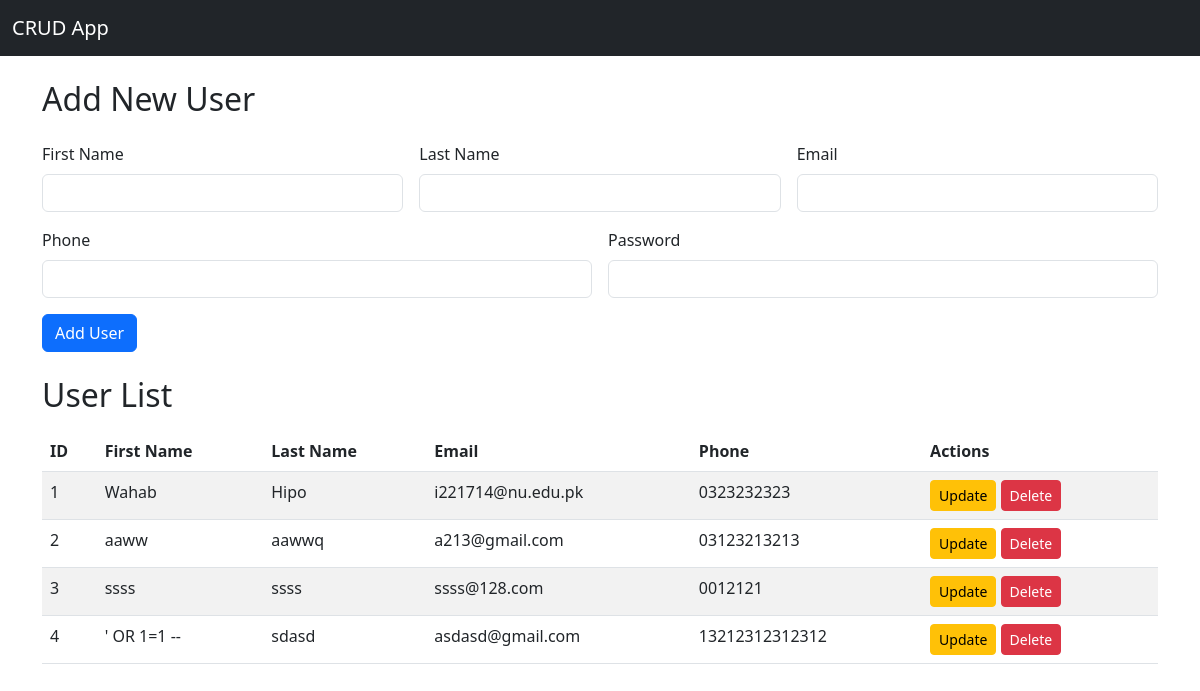
The page / on the database its author committed.
### app.py (models this page shows)
class User(db.Model):
    id = db.Column(db.Integer, primary_key=True)
    first_name = db.Column(db.String(100), nullable=False)
    last_name = db.Column(db.String(100), nullable=False)
    email = db.Column(db.String(120), unique=True, nullable=False)
    phone = db.Column(db.String(20), nullable=False)
    password_hash = db.Column(db.String(128), nullable=False)

### app.py (the view)
@app.route('/')
def index():
    users = User.query.all()
    form = UserForm()
    return render_template('index.html', users=users, form=form)

### app.py
class UserForm(FlaskForm):
    first_name = StringField('First Name', validators=[DataRequired(), Length(min=2, max=100)])
    last_name = StringField('Last Name', validators=[DataRequired(), Length(min=2, max=100)])
    email = StringField('Email', validators=[DataRequired(), Email()])
    phone = StringField('Phone', validators=[DataRequired(), Length(min=7, max=20)])
    password = PasswordField('Password', validators=[DataRequired(), Length(min=8)])
    submit = SubmitField('Add User')

### templates/index.html (shortened to what this page needs)
<!DOCTYPE html>
<html lang="en">
<head>
    <link href="https://cdn.jsdelivr.net/npm/bootstrap@5.3.0/dist/css/bootstrap.min.css" rel="stylesheet">
</head>
<body>
<nav class="navbar navbar-expand-lg navbar-dark bg-dark mb-4">
  <div class="container-fluid">
    <a class="navbar-brand" href="/">CRUD App</a>
  </div>
</nav>
<div class="container">
    <h2 class="mb-4">Add New User</h2>
    <form action="/add" method="POST" class="mb-4">
        <div class="row g-3">
            <div class="col-md-4">
                {{ form.first_name.label(class="form-label") }}
                {{ form.first_name(class="form-control") }}
            </div>
            <div class="col-md-4">
                {{ form.last_name.label(class="form-label") }}
                {{ form.last_name(class="form-control") }}
            </div>
            <div class="col-md-4">
                {{ form.email.label(class="form-label") }}
                {{ form.email(class="form-control") }}
            </div>
            <div class="col-md-6">
                {{ form.phone.label(class="form-label") }}
                {{ form.phone(class="form-control") }}
            </div>
            <div class="col-md-6">
                {{ form.password.label(class="form-label") }}
                {{ form.password(class="form-control") }}
            </div>
        </div>
        <div class="col-12 mt-3">
            {{ form.submit(class="btn btn-primary") }}
        </div>
    </form>
    <h2 class="mb-3">User List</h2>
    <table class="table table-striped">
        <thead>
            <tr>
                <th>ID</th>
                <th>First Name</th>
                <th>Last Name</th>
                <th>Email</th>
                <th>Phone</th>
                <th>Actions</th>
            </tr>
        </thead>
        <tbody>
            {% for user in users %}
            <tr>
                <td>{{ user.id }}</td>
                <td>{{ user.first_name }}</td>
                <td>{{ user.last_name }}</td>
                <td>{{ user.email }}</td>
                <td>{{ user.phone }}</td>
                <td>
                    <a href="/update/{{ user.id }}" class="btn btn-warning btn-sm">Update</a>
                    <a href="/delete/{{ user.id }}" class="btn btn-danger btn-sm" onclick="return confirm('Are you sure?')">Delete</a>
                </td>
            </tr>
            {% endfor %}
        </tbody>
    </table>
</div>
</body>
</html>

### rows shown on the page
User: id "1", first_name "Wahab", last_name "Hipo", email "i221714@nu.edu.pk", phone "0323232323"
User: id "2", first_name "aaww", last_name "aawwq", email "a213@gmail.com", phone "03123213213"
User: id "3", first_name "ssss", last_name "ssss", email "ssss@128.com", phone "0012121"
User: id "4", first_name "' OR 1=1 --", last_name "sdasd", email "asdasd@gmail.com", phone "13212312312312"
